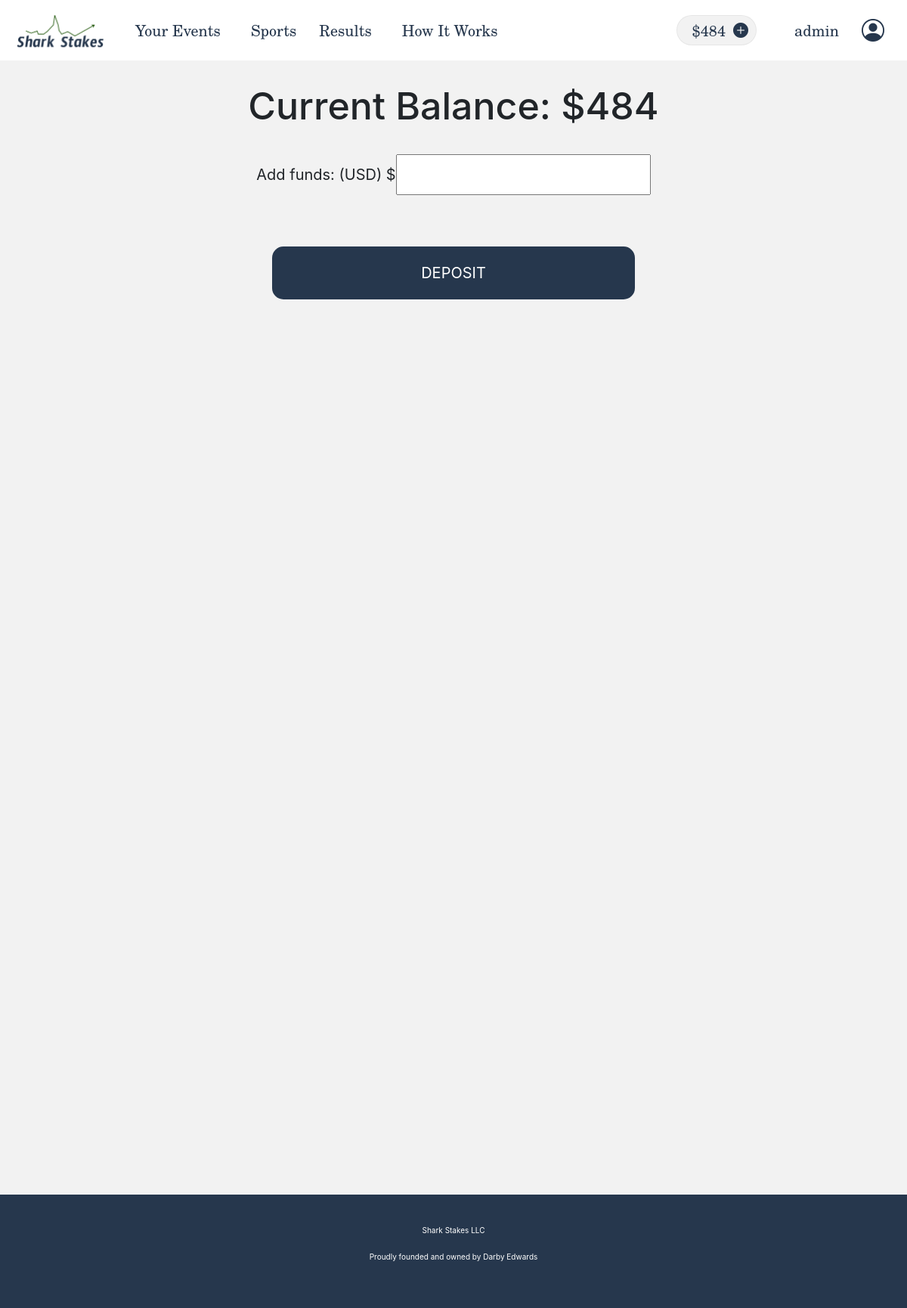
The page /bank (signed in) on the database as committed earlier.
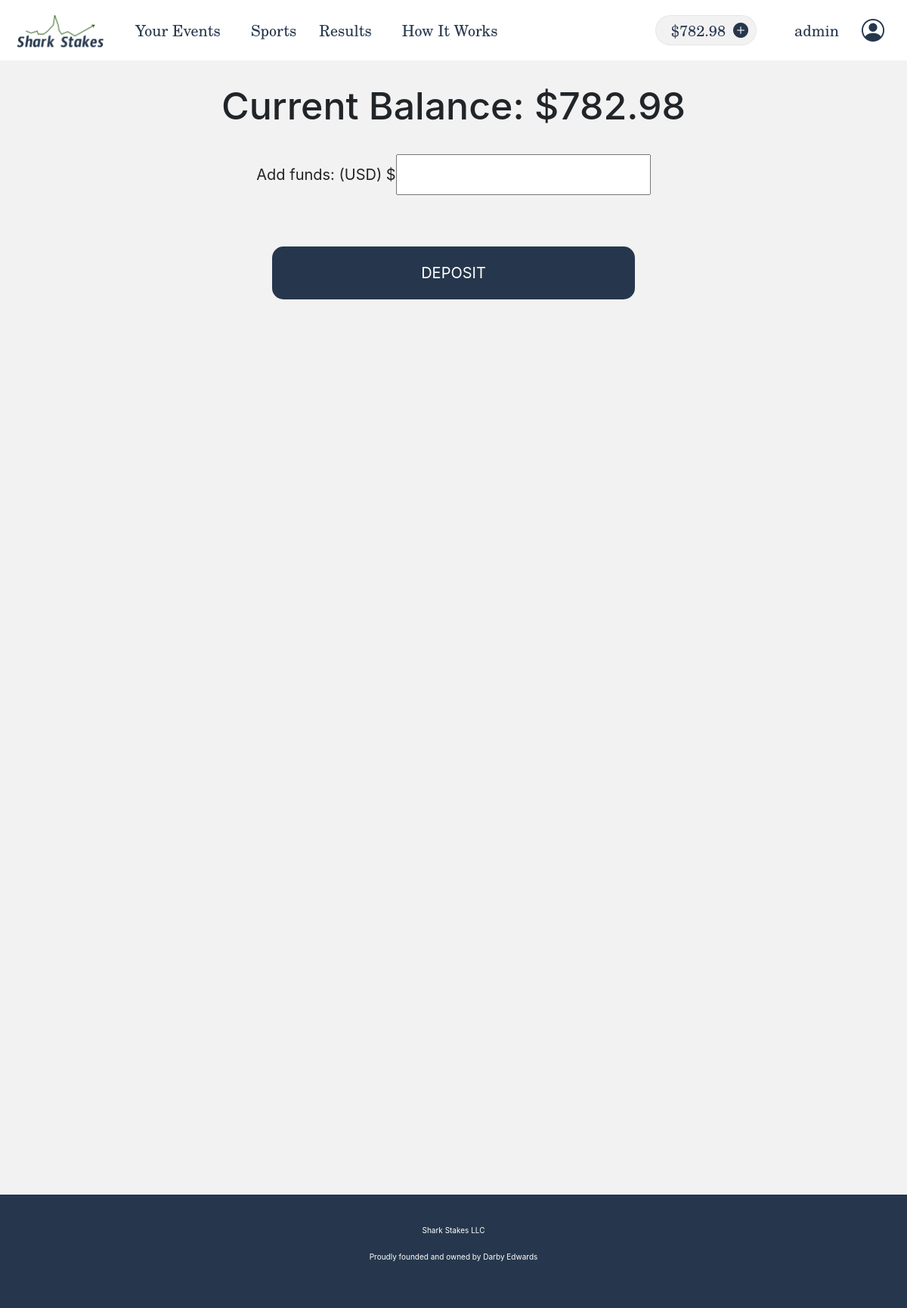
The same page on the database as committed later.
### app/models.py (models this page shows, shortened)
class User(UserMixin, db.Model):
    id = db.Column(db.Integer, primary_key=True)
    username = db.Column(db.String(64), unique=True, index=True)
    firstname = db.Column(db.String(64))
    surname = db.Column(db.String(64))
    dob = db.Column(db.Date)
    address = db.Column(db.String(128))
    country = db.Column(db.String(64))
    state = db.Column(db.String(64))
    postcode = db.Column(db.Integer)
    phone = db.Column(db.Integer)
    email = db.Column(db.String(128), unique=True, index=True)
    balance = db.Column(db.Float)
    password_hash = db.Column(db.String(128))

### app/routes.py (the view)
@login_required
@app.route('/bank', methods=['GET'])
def bank():
    result = []
    user = User.query.filter(User.id==current_user.id).first()
    return render_template('bank.html', title='Bank')

### app/models.py (called while the page is built)
@login.user_loader
def load_user(id):
    return User.query.get(int(id))

### app/templates/bank.html
{% extends "base.html" %}
{% block content %}
    <div class="bank-main">
        <h1>Current Balance: ${{current_user.balance}}</h1>
        <div>
            <p>Add funds: (USD) $<input type="number" id="deposit_amount" min="1"></input></p>
            <a onclick="deposit()">
                <p>DEPOSIT</p>
            </a>
        </div>
    </div>
{% endblock %}

### app/templates/base.html (shortened to what this page needs)
<!DOCTYPE html>
<html>
    <head lang="en">
        <link rel="stylesheet" href="https://cdn.jsdelivr.net/npm/bootstrap@4.6.0/dist/css/bootstrap.min.css">
        <link rel="stylesheet" href="{{ url_for('static', filename='main.css') }}">
        <link rel="stylesheet" href="https://cdn.jsdelivr.net/npm/bootstrap-icons@1.4.1/font/bootstrap-icons.css">
    </head>
    <body>
        <div class="header">
            <div class="header-left">
                <img src="{{ url_for('static', filename='assets/logo1.png') }}" alt="Shark Stakes LLC" onclick="toHome()">
                <p><a href={{ url_for('index') }}></a>Your Events</a></p>
                <p><a href={{ url_for('index') }}></a>Sports</a></p>
                <p><a href={{ url_for('results') }}>Results</a></p>
                <p><a href={{ url_for('about') }}>How It Works</a></p>
            </div>
            <div class="header-middle">
            </div>
            {% if not current_user.is_authenticated %}
                <div class="header-right">
                    <p><a href={{ url_for('login') }}>Login/Register</a></p>
                    <a href={{ url_for('login') }}> <i class="bi bi-person-circle"></i></a>
                </div>
            {% else %}
                <div class="header-right">
                    <a href={{ url_for('bank') }}>
                        <div id="balance">
                            <span>
                                <div>${{current_user.balance}}</div>
                                <i class="bi bi-plus-circle-fill"></i>
                            </span>
                        </div>
                    </a>
                    <div class="header-user">
                        <p class="header-user-element"><a href={{ url_for('user') }}>{{current_user.username}}</a></p>
                        <a href={{ url_for('user') }}> <i class="bi bi-person-circle header-user-element"></i></a>
                    </div>
                </div>
            {% endif %}
        </div>
        <div class="content">
            {% block content %}{% endblock %}
        </div>
        <div class="footer">
            <p>Shark Stakes LLC</p>
            <p>Proudly founded and owned by Darby Edwards</p>
        </div>
    </body>
</html>

Rows that differ between the two databases and show on the page:
changed User "admin": balance "484" → "782.98"
